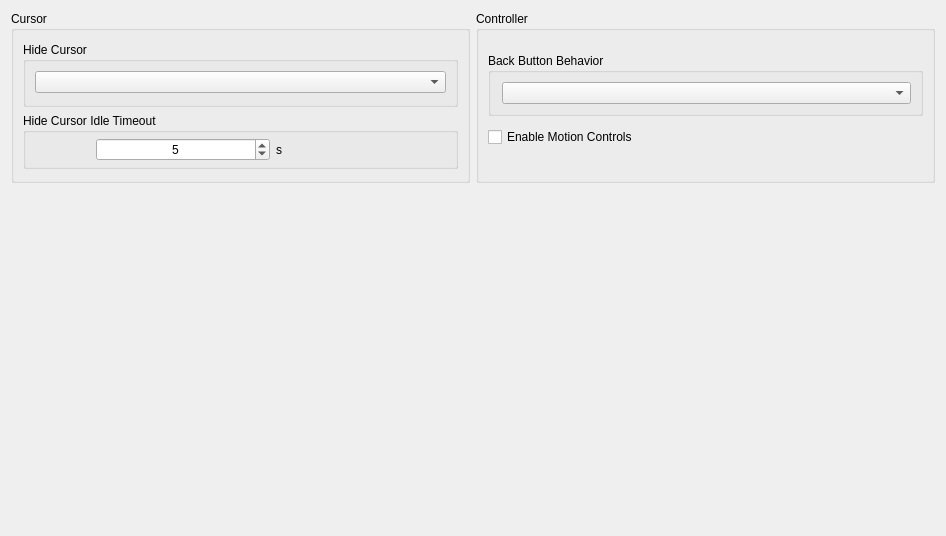
      <widget class="QWidget" name="inputTabContents">
       <property name="geometry">
        <rect>
         <x>0</x>
         <y>0</y>
         <width>946</width>
         <height>536</height>
        </rect>
       </property>
       <layout class="QVBoxLayout" name="inputTabVLayout" stretch="0,0">
        <item>
         <layout class="QHBoxLayout" name="inputTabHLayoutTop" stretch="1,1">
          <item>
           <layout class="QVBoxLayout" name="cursorTabLayoutLeft">
            <property name="spacing">
             <number>7</number>
            </property>
            <property name="bottomMargin">
             <number>0</number>
            </property>
            <item alignment="Qt::AlignmentFlag::AlignTop">
             <widget class="QGroupBox" name="cursorGroupBox">
              <property name="title">
               <string>Cursor</string>
              </property>
              <layout class="QGridLayout" name="gridLayout_2">
               <property name="topMargin">
                <number>11</number>
               </property>
               <property name="bottomMargin">
                <number>11</number>
               </property>
               <item row="0" column="0">
                <widget class="QGroupBox" name="hideCursorGroupBox">
                 <property name="enabled">
                  <bool>true</bool>
                 </property>
                 <property name="sizePolicy">
                  <sizepolicy hsizetype="Preferred" vsizetype="Fixed">
                   <horstretch>0</horstretch>
                   <verstretch>0</verstretch>
                  </sizepolicy>
                 </property>
                 <property name="title">
                  <string>Hide Cursor</string>
                 </property>
                 <layout class="QVBoxLayout" name="hideCursorLayout">
                  <property name="spacing">
                   <number>7</number>
                  </property>
                  <property name="bottomMargin">
                   <number>11</number>
                  </property>
                  <item>
                   <widget class="QComboBox" name="hideCursorComboBox"/>
                  </item>
                 </layout>
                </widget>
               </item>
               <item row="1" column="0">
                <widget class="QGroupBox" name="idleTimeoutGroupBox">
                 <property name="enabled">
                  <bool>true</bool>
                 </property>
                 <property name="sizePolicy">
                  <sizepolicy hsizetype="Preferred" vsizetype="Fixed">
                   <horstretch>0</horstretch>
                   <verstretch>0</verstretch>
                  </sizepolicy>
                 </property>
                 <property name="minimumSize">
                  <size>
                   <width>0</width>
                   <height>0</height>
                  </size>
                 </property>
                 <property name="title">
                  <string>Hide Cursor Idle Timeout</string>
                 </property>
                 <property name="alignment">
                  <set>Qt::AlignmentFlag::AlignLeading|Qt::AlignmentFlag::AlignLeft|Qt::AlignmentFlag::AlignTop</set>
                 </property>
                 <property name="flat">
                  <bool>false</bool>
                 </property>
                 <layout class="QHBoxLayout" name="IdleTimeoutLayout" stretch="0,0">
                  <property name="spacing">
                   <number>6</number>
                  </property>
                  <property name="leftMargin">
                   <number>70</number>
                  </property>
                  <property name="topMargin">
                   <number>5</number>
                  </property>
                  <property name="rightMargin">
                   <number>5</number>
                  </property>
                  <property name="bottomMargin">
                   <number>5</number>
                  </property>
                  <item>
                   <widget class="QSpinBox" name="idleTimeoutSpinBox">
                    <property name="enabled">
                     <bool>true</bool>
                    </property>
                    <property name="sizePolicy">
                     <sizepolicy hsizetype="Minimum" vsizetype="Fixed">
                      <horstretch>0</horstretch>
                      <verstretch>0</verstretch>
                     </sizepolicy>
                    </property>
                    <property name="minimumSize">
                     <size>
                      <width>0</width>
                      <height>0</height>
                     </size>
                    </property>
                    <property name="maximumSize">
                     <size>
                      <width>16777215</width>
                      <height>16777215</height>
                     </size>
                    </property>
                    <property name="layoutDirection">
                     <enum>Qt::LayoutDirection::LeftToRight</enum>
                    </property>
                    <property name="wrapping">
                     <bool>false</bool>
                    </property>
                    <property name="alignment">
                     <set>Qt::AlignmentFlag::AlignCenter</set>
                    </property>
                    <property name="buttonSymbols">
                     <enum>QAbstractSpinBox::ButtonSymbols::UpDownArrows</enum>
                    </property>
                    <property name="suffix">
                     <string notr="true"/>
                    </property>
                    <property name="maximum">
                     <number>3600</number>
                    </property>
                    <property name="value">
                     <number>5</number>
                    </property>
                    <property name="displayIntegerBase">
                     <number>10</number>
                    </property>
                   </widget>
                  </item>
                  <item>
                   <widget class="QLabel" name="idleTimeoutDurationLabel">
                    <property name="text">
                     <string>s</string>
                    </property>
                   </widget>
                  </item>
                 </layout>
                </widget>
               </item>
              </layout>
             </widget>
            </item>
           </layout>
          </item>
          <item>
           <layout class="QVBoxLayout" name="ControllerTabLayoutMiddle">
            <item>
             <widget class="QGroupBox" name="ControllerGroupBox">
              <property name="sizePolicy">
               <sizepolicy hsizetype="MinimumExpanding" vsizetype="Preferred">
                <horstretch>0</horstretch>
                <verstretch>0</verstretch>
               </sizepolicy>
              </property>
              <property name="title">
               <string>Controller</string>
              </property>
              <layout class="QVBoxLayout" name="ControllerLayout">
               <property name="spacing">
                <number>0</number>
               </property>
               <property name="topMargin">
                <number>11</number>
               </property>
               <property name="bottomMargin">
                <number>11</number>
               </property>
               <item>
                <widget class="QGroupBox" name="backButtonBehaviorGroupBox">
                 <property name="enabled">
                  <bool>true</bool>
                 </property>
                 <property name="sizePolicy">
                  <sizepolicy hsizetype="Preferred" vsizetype="Fixed">
                   <horstretch>0</horstretch>
                   <verstretch>0</verstretch>
                  </sizepolicy>
                 </property>
                 <property name="minimumSize">
                  <size>
                   <width>0</width>
                   <height>0</height>
                  </size>
                 </property>
                 <property name="title">
                  <string>Back Button Behavior</string>
                 </property>
                 <layout class="QVBoxLayout" name="BackButtonLayout">
                  <property name="leftMargin">
                   <number>11</number>
                  </property>
                  <item>
                   <widget class="QComboBox" name="backButtonBehaviorComboBox"/>
                  </item>
                 </layout>
                </widget>
               </item>
               <item>
                <widget class="QCheckBox" name="motionControlsCheckBox">
                 <property name="text">
                  <string>Enable Motion Controls</string>
                 </property>
                </widget>
               </item>
               <item>
                <widget class="QWidget" name="controllerWidgetSpacer" native="true">
                 <property name="enabled">
                  <bool>true</bool>
                 </property>
                 <property name="sizePolicy">
                  <sizepolicy hsizetype="Preferred" vsizetype="Maximum">
                   <horstretch>0</horstretch>
                   <verstretch>0</verstretch>
                  </sizepolicy>
                 </property>
                 <property name="minimumSize">
                  <size>
                   <width>0</width>
                   <height>0</height>
                  </size>
                 </property>
                </widget>
               </item>
              </layout>
             </widget>
            </item>
           </layout>
          </item>
         </layout>
        </item>
        <item>
         <layout class="QHBoxLayout" name="inputTabHLayoutBottom">
          <property name="topMargin">
           <number>0</number>
          </property>
          <item>
           <spacer name="emptyVerticalSpacerBottom">
            <property name="orientation">
             <enum>Qt::Orientation::Vertical</enum>
            </property>
            <property name="sizeType">
             <enum>QSizePolicy::Policy::MinimumExpanding</enum>
            </property>
            <property name="sizeHint" stdset="0">
             <size>
              <width>20</width>
              <height>20</height>
             </size>
            </property>
           </spacer>
          </item>
         </layout>
        </item>
       </layout>
      </widget>
